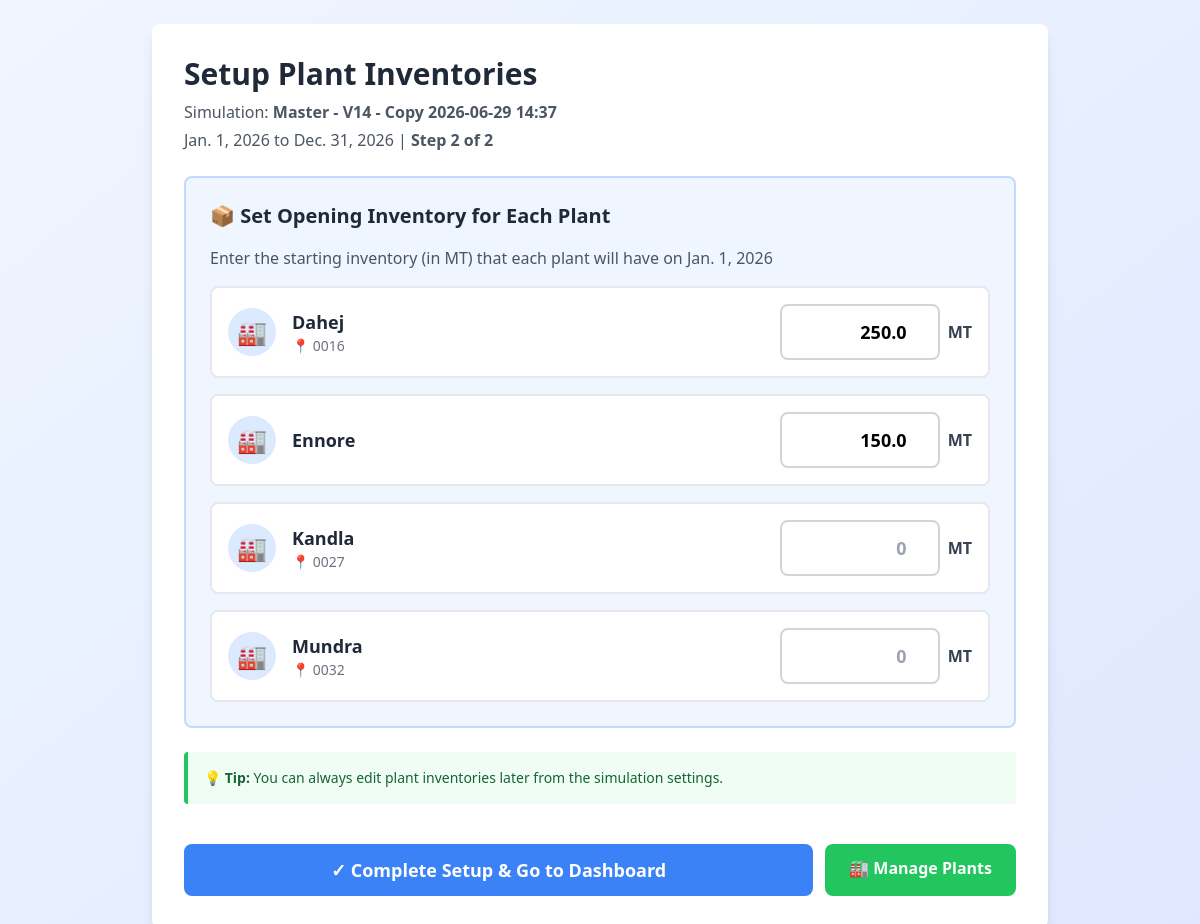
Page /simulation/47/setup-plants/ (signed in) on the committed database.
### lng_planner/models.py (models this page shows, shortened)
class Simulation(models.Model):
    user = models.ForeignKey(User, on_delete=models.CASCADE, related_name='simulations', null=True, blank=True)
    name = models.CharField(max_length=200, default='Untitled Simulation')
    start_date = models.DateField()
    end_date = models.DateField()
    created_at = models.DateTimeField(auto_now_add=True)
    updated_at = models.DateTimeField(auto_now=True)
    is_active = models.BooleanField(default=True)
    is_master = models.BooleanField(default=False, help_text="Master simulation loaded from SAP")
    sap_api_url = models.URLField(blank=True, help_text="SAP API URL for refreshing master data")
    last_sap_sync = models.DateTimeField(null=True, blank=True, help_text="Last time master data was synced from SAP")
    master_version = models.ForeignKey(
        MasterVersion,
        on_delete=models.SET_NULL,
        null=True,
        blank=True,
        related_name='simulations',
        help_text="Master version this simulation was created from"
    )
    class Meta:
        ordering = ['-updated_at']

class Plant(models.Model):
    name = models.CharField(max_length=200)
    location = models.CharField(max_length=200, blank=True)
    created_at = models.DateTimeField(auto_now_add=True)
    class Meta:
        ordering = ['name']

class PlantInventory(models.Model):
    simulation = models.ForeignKey(Simulation, on_delete=models.CASCADE, related_name='plant_inventories')
    plant = models.ForeignKey(Plant, on_delete=models.CASCADE)
    opening_inventory = models.FloatField(validators=[MinValueValidator(0)], help_text="MT")
    class Meta:
        unique_together = ['simulation', 'plant']
        ordering = ['plant__name']

### lng_planner/views.py (the view, shortened to what this page needs)
# urls.py: path('simulation/<int:simulation_id>/setup-plants/', views.setup_plants, name='setup_plants'),
@login_required
def setup_plants(request, simulation_id):
    simulation = get_object_or_404(Simulation, pk=simulation_id, user=request.user)
    plants = Plant.objects.all()
    if not plants.exists():
        messages.warning(request, 'Please create plants first.')
        return redirect('lng_planner:manage_plants')
    existing_inventories = {
        pi.plant_id: pi.opening_inventory
        for pi in simulation.plant_inventories.all()
    }
    return render(request, 'lng_planner/setup_plants.html', {
        'simulation': simulation,
        'plants': plants,
        'existing_inventories': existing_inventories
    })

### lng_planner/templates/lng_planner/setup_plants.html (shortened to what this page needs)
{% load static %}
<!DOCTYPE html>
<html lang="en">
<head>
    <script src="https://cdn.tailwindcss.com"></script>
</head>
<body class="bg-gradient-to-br from-blue-50 to-indigo-100 min-h-screen p-6">
    <div class="max-w-4xl mx-auto">
        <div class="bg-white rounded-lg shadow-lg p-8">
            <h1 class="text-3xl font-bold text-gray-800 mb-2">Setup Plant Inventories</h1>
            <p class="text-gray-600 mb-1">
                Simulation: <strong>{{ simulation.name }}</strong>
            </p>
            <p class="text-gray-600 mb-6">
                {{ simulation.start_date }} to {{ simulation.end_date }} | <strong>Step 2 of 2</strong>
            </p>
            {% if not plants %}
            <div class="bg-yellow-50 border-l-4 border-yellow-500 p-4 mb-6 rounded">
                <div class="flex items-center">
                    <span class="text-yellow-500 text-2xl mr-3">⚠️</span>
                    <div>
                        <p class="font-bold text-yellow-800">No Plants Found!</p>
                        <p class="text-yellow-700">You need to create plants before setting up inventories.</p>
                    </div>
                </div>
            </div>
            <div class="text-center">
                <a href="{% url 'lng_planner:manage_plants' %}" class="bg-green-500 text-white px-6 py-3 rounded-lg hover:bg-green-600 inline-block font-semibold">
                    🏭 Create Plants First
                </a>
            </div>
            {% else %}
            <form method="post" class="space-y-6">
                <div class="bg-blue-50 p-6 rounded-lg border-2 border-blue-200">
                    <h2 class="text-xl font-bold text-gray-800 mb-4">📦 Set Opening Inventory for Each Plant</h2>
                    <p class="text-gray-600 mb-4">Enter the starting inventory (in MT) that each plant will have on {{ simulation.start_date }}</p>
                    <div class="space-y-4">
                        {% for plant in plants %}
                        <div class="flex items-center gap-4 bg-white p-4 rounded-lg border-2 border-gray-200 hover:border-blue-300 transition">
                            <div class="flex-shrink-0 w-12 h-12 bg-blue-100 rounded-full flex items-center justify-center text-2xl">
                                🏭
                            </div>
                            <label class="flex-1 font-semibold text-gray-800 text-lg">
                                {{ plant.name }}
                                {% if plant.location %}
                                <span class="text-gray-500 text-sm font-normal block">📍 {{ plant.location }}</span>
                                {% endif %}
                            </label>
                            <div class="flex items-center gap-2">
                                <input
                                    type="number"
                                    name="plant_{{ plant.id }}"
                                    value="{% for pi in simulation.plant_inventories.all %}{% if pi.plant_id == plant.id %}{{ pi.opening_inventory }}{% endif %}{% endfor %}{% if not simulation.plant_inventories.all %}10000{% endif %}"
                                    step="0.01"
                                    min="0"
                                    required
                                    class="w-40 border-2 border-gray-300 rounded-lg px-4 py-3 text-right font-bold text-lg focus:border-blue-500 focus:outline-none"
                                    placeholder="0"
                                >
                                <span class="text-gray-700 font-semibold">MT</span>
                            </div>
                        </div>
                        {% endfor %}
                    </div>
                </div>
                <div class="bg-green-50 border-l-4 border-green-500 p-4 rounded">
                    <p class="text-sm text-green-800">
                        💡 <strong>Tip:</strong> You can always edit plant inventories later from the simulation settings.
                    </p>
                </div>
                <div class="flex gap-3 pt-4">
                    <button type="submit" class="flex-1 bg-blue-500 text-white px-6 py-3 rounded-lg hover:bg-blue-600 transition font-semibold text-lg">
                        ✓ Complete Setup & Go to Dashboard
                    </button>
                    <a href="{% url 'lng_planner:manage_plants' %}" class="bg-green-500 text-white px-6 py-3 rounded-lg hover:bg-green-600 transition font-semibold">
                        🏭 Manage Plants
                    </a>
                </div>
            </form>
            {% endif %}
        </div>
    </div>
</body>
</html>

### rows in the picture
Simulation: name "Master - V14 - Copy 2026-06-29 14:37", start_date "Jan. 1, 2026", end_date "Dec. 31, 2026"
Plant: name "Dahej", location "0016", id "250.0"
Plant: name "Ennore", id "150.0"
Plant: name "Kandla", location "0027"
Plant: name "Mundra", location "0032"
